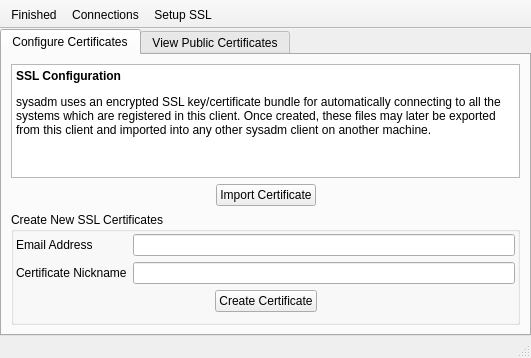
<?xml version="1.0" encoding="UTF-8"?>
<ui version="4.0">
 <class>C_Manager</class>
 <widget class="QMainWindow" name="C_Manager">
  <property name="geometry">
   <rect>
    <x>0</x>
    <y>0</y>
    <width>531</width>
    <height>358</height>
   </rect>
  </property>
  <property name="minimumSize">
   <size>
    <width>300</width>
    <height>300</height>
   </size>
  </property>
  <property name="windowTitle">
   <string>SysAdm: Connections</string>
  </property>
  <property name="windowIcon">
   <iconset resource="../icons/icons.qrc">
    <normaloff>:/icons/black/globe.svg</normaloff>:/icons/black/globe.svg</iconset>
  </property>
  <widget class="QWidget" name="centralwidget">
   <layout class="QVBoxLayout" name="verticalLayout">
    <property name="leftMargin">
     <number>0</number>
    </property>
    <property name="topMargin">
     <number>0</number>
    </property>
    <property name="rightMargin">
     <number>0</number>
    </property>
    <property name="bottomMargin">
     <number>0</number>
    </property>
    <item>
     <widget class="QStackedWidget" name="stackedWidget">
      <property name="currentIndex">
       <number>1</number>
      </property>
      <widget class="QWidget" name="page_connections">
       <layout class="QGridLayout" name="gridLayout">
        <property name="leftMargin">
         <number>2</number>
        </property>
        <property name="topMargin">
         <number>2</number>
        </property>
        <property name="rightMargin">
         <number>2</number>
        </property>
        <property name="bottomMargin">
         <number>0</number>
        </property>
        <item row="0" column="0">
         <widget class="QTreeWidget" name="tree_conn">
          <property name="dragDropMode">
           <enum>QAbstractItemView::InternalMove</enum>
          </property>
          <property name="selectionBehavior">
           <enum>QAbstractItemView::SelectItems</enum>
          </property>
          <property name="animated">
           <bool>true</bool>
          </property>
          <property name="allColumnsShowFocus">
           <bool>false</bool>
          </property>
          <property name="headerHidden">
           <bool>true</bool>
          </property>
          <column>
           <property name="text">
            <string notr="true">1</string>
           </property>
          </column>
         </widget>
        </item>
        <item row="0" column="1">
         <layout class="QVBoxLayout" name="verticalLayout_2">
          <item>
           <widget class="QPushButton" name="push_group_add">
            <property name="text">
             <string>Add Group</string>
            </property>
            <property name="icon">
             <iconset resource="../icons/icons.qrc">
              <normaloff>:/icons/black/arrow-right-fancy-double.svg</normaloff>:/icons/black/arrow-right-fancy-double.svg</iconset>
            </property>
           </widget>
          </item>
          <item>
           <widget class="QPushButton" name="push_group_rem">
            <property name="text">
             <string>Remove Group</string>
            </property>
            <property name="icon">
             <iconset resource="../icons/icons.qrc">
              <normaloff>:/icons/black/arrow-left-fancy-double.svg</normaloff>:/icons/black/arrow-left-fancy-double.svg</iconset>
            </property>
           </widget>
          </item>
          <item>
           <widget class="Line" name="line">
            <property name="orientation">
             <enum>Qt::Horizontal</enum>
            </property>
           </widget>
          </item>
          <item>
           <widget class="QPushButton" name="push_conn_add">
            <property name="text">
             <string>Add Connection</string>
            </property>
            <property name="icon">
             <iconset resource="../icons/icons.qrc">
              <normaloff>:/icons/black/plus-circled.svg</normaloff>:/icons/black/plus-circled.svg</iconset>
            </property>
           </widget>
          </item>
          <item>
           <widget class="QPushButton" name="push_conn_rem">
            <property name="text">
             <string>Remove Connection</string>
            </property>
            <property name="icon">
             <iconset resource="../icons/icons.qrc">
              <normaloff>:/icons/black/minus-circled.svg</normaloff>:/icons/black/minus-circled.svg</iconset>
            </property>
           </widget>
          </item>
          <item>
           <widget class="QPushButton" name="push_conn_reset">
            <property name="text">
             <string>Reset Settings</string>
            </property>
            <property name="icon">
             <iconset resource="../icons/icons.qrc">
              <normaloff>:/icons/black/sync-circled.svg</normaloff>:/icons/black/sync-circled.svg</iconset>
            </property>
           </widget>
          </item>
          <item>
           <widget class="Line" name="line_2">
            <property name="orientation">
             <enum>Qt::Horizontal</enum>
            </property>
           </widget>
          </item>
          <item>
           <widget class="QPushButton" name="push_rename">
            <property name="text">
             <string>Rename Selection</string>
            </property>
            <property name="icon">
             <iconset resource="../icons/icons.qrc">
              <normaloff>:/icons/black/italic.svg</normaloff>:/icons/black/italic.svg</iconset>
            </property>
           </widget>
          </item>
          <item>
           <spacer name="verticalSpacer">
            <property name="orientation">
             <enum>Qt::Vertical</enum>
            </property>
            <property name="sizeHint" stdset="0">
             <size>
              <width>20</width>
              <height>0</height>
             </size>
            </property>
           </spacer>
          </item>
          <item>
           <widget class="QPushButton" name="push_conn_export">
            <property name="text">
             <string>Export Connections</string>
            </property>
            <property name="icon">
             <iconset resource="../icons/icons.qrc">
              <normaloff>:/icons/black/upload.svg</normaloff>:/icons/black/upload.svg</iconset>
            </property>
           </widget>
          </item>
         </layout>
        </item>
       </layout>
      </widget>
      <widget class="QWidget" name="page_ssl">
       <layout class="QVBoxLayout" name="verticalLayout_3">
        <property name="leftMargin">
         <number>0</number>
        </property>
        <property name="topMargin">
         <number>0</number>
        </property>
        <property name="rightMargin">
         <number>0</number>
        </property>
        <property name="bottomMargin">
         <number>0</number>
        </property>
        <item>
         <widget class="QTabWidget" name="tabwidget_ssl_settings">
          <property name="currentIndex">
           <number>0</number>
          </property>
          <widget class="QWidget" name="tab_config">
           <attribute name="icon">
            <iconset resource="../icons/icons.qrc">
             <normaloff>:/icons/black/key.svg</normaloff>:/icons/black/key.svg</iconset>
           </attribute>
           <attribute name="title">
            <string>Configure Certificates</string>
           </attribute>
           <layout class="QVBoxLayout" name="verticalLayout_4">
            <item>
             <widget class="QTextEdit" name="textEdit">
              <property name="sizePolicy">
               <sizepolicy hsizetype="Expanding" vsizetype="Preferred">
                <horstretch>0</horstretch>
                <verstretch>0</verstretch>
               </sizepolicy>
              </property>
              <property name="sizeAdjustPolicy">
               <enum>QAbstractScrollArea::AdjustToContents</enum>
              </property>
              <property name="undoRedoEnabled">
               <bool>false</bool>
              </property>
              <property name="readOnly">
               <bool>true</bool>
              </property>
              <property name="html">
               <string>&lt;!DOCTYPE HTML PUBLIC &quot;-//W3C//DTD HTML 4.0//EN&quot; &quot;http://www.w3.org/TR/REC-html40/strict.dtd&quot;&gt;
&lt;html&gt;&lt;head&gt;&lt;meta name=&quot;qrichtext&quot; content=&quot;1&quot; /&gt;&lt;style type=&quot;text/css&quot;&gt;
p, li { white-space: pre-wrap; }
&lt;/style&gt;&lt;/head&gt;&lt;body style=&quot; font-family:'Sans Serif'; font-size:9pt; font-weight:400; font-style:normal;&quot;&gt;
&lt;p style=&quot; margin-top:12px; margin-bottom:12px; margin-left:0px; margin-right:0px; -qt-block-indent:0; text-indent:0px;&quot;&gt;&lt;span style=&quot; font-weight:600;&quot;&gt;SSL Configuration&lt;/span&gt;&lt;/p&gt;
&lt;p style=&quot; margin-top:12px; margin-bottom:12px; margin-left:0px; margin-right:0px; -qt-block-indent:0; text-indent:0px;&quot;&gt;sysadm uses an encrypted SSL key/certificate bundle for automatically connecting to all the systems which are registered in this client. Once created, these files may later be exported from this client and imported into any other sysadm client on another machine.&lt;/p&gt;&lt;/body&gt;&lt;/html&gt;</string>
              </property>
             </widget>
            </item>
            <item>
             <layout class="QHBoxLayout" name="horizontalLayout_2">
              <item>
               <spacer name="horizontalSpacer_3">
                <property name="orientation">
                 <enum>Qt::Horizontal</enum>
                </property>
                <property name="sizeHint" stdset="0">
                 <size>
                  <width>40</width>
                  <height>20</height>
                 </size>
                </property>
               </spacer>
              </item>
              <item>
               <widget class="QPushButton" name="push_ssl_import">
                <property name="text">
                 <string>Import Certificate</string>
                </property>
                <property name="icon">
                 <iconset resource="../icons/icons.qrc">
                  <normaloff>:/icons/black/download.svg</normaloff>:/icons/black/download.svg</iconset>
                </property>
               </widget>
              </item>
              <item>
               <spacer name="horizontalSpacer_4">
                <property name="orientation">
                 <enum>Qt::Horizontal</enum>
                </property>
                <property name="sizeHint" stdset="0">
                 <size>
                  <width>40</width>
                  <height>20</height>
                 </size>
                </property>
               </spacer>
              </item>
             </layout>
            </item>
            <item>
             <widget class="QGroupBox" name="group_ssl_create">
              <property name="sizePolicy">
               <sizepolicy hsizetype="Preferred" vsizetype="Preferred">
                <horstretch>0</horstretch>
                <verstretch>0</verstretch>
               </sizepolicy>
              </property>
              <property name="font">
               <font>
                <weight>50</weight>
                <bold>false</bold>
               </font>
              </property>
              <property name="title">
               <string>Create New SSL Certificates</string>
              </property>
              <layout class="QFormLayout" name="formLayout">
               <property name="leftMargin">
                <number>2</number>
               </property>
               <property name="topMargin">
                <number>2</number>
               </property>
               <property name="rightMargin">
                <number>2</number>
               </property>
               <property name="bottomMargin">
                <number>2</number>
               </property>
               <item row="0" column="0">
                <widget class="QLabel" name="label_4">
                 <property name="text">
                  <string>Email Address</string>
                 </property>
                </widget>
               </item>
               <item row="0" column="1">
                <widget class="QLineEdit" name="line_cert_email">
                 <property name="inputMethodHints">
                  <set>Qt::ImhEmailCharactersOnly</set>
                 </property>
                 <property name="inputMask">
                  <string/>
                 </property>
                </widget>
               </item>
               <item row="1" column="0">
                <widget class="QLabel" name="label_5">
                 <property name="text">
                  <string>Certificate Nickname</string>
                 </property>
                </widget>
               </item>
               <item row="1" column="1">
                <widget class="QLineEdit" name="line_cert_nick">
                 <property name="inputMethodHints">
                  <set>Qt::ImhDigitsOnly|Qt::ImhLowercaseOnly|Qt::ImhUppercaseOnly</set>
                 </property>
                 <property name="inputMask">
                  <string/>
                 </property>
                 <property name="text">
                  <string/>
                 </property>
                </widget>
               </item>
               <item row="2" column="0" colspan="2">
                <layout class="QHBoxLayout" name="horizontalLayout">
                 <item>
                  <spacer name="horizontalSpacer">
                   <property name="orientation">
                    <enum>Qt::Horizontal</enum>
                   </property>
                   <property name="sizeHint" stdset="0">
                    <size>
                     <width>40</width>
                     <height>20</height>
                    </size>
                   </property>
                  </spacer>
                 </item>
                 <item>
                  <widget class="QPushButton" name="push_ssl_create">
                   <property name="text">
                    <string>Create Certificate</string>
                   </property>
                   <property name="icon">
                    <iconset resource="../icons/icons.qrc">
                     <normaloff>:/icons/black/case.svg</normaloff>:/icons/black/case.svg</iconset>
                   </property>
                  </widget>
                 </item>
                 <item>
                  <spacer name="horizontalSpacer_2">
                   <property name="orientation">
                    <enum>Qt::Horizontal</enum>
                   </property>
                   <property name="sizeHint" stdset="0">
                    <size>
                     <width>40</width>
                     <height>20</height>
                    </size>
                   </property>
                  </spacer>
                 </item>
                </layout>
               </item>
              </layout>
             </widget>
            </item>
           </layout>
          </widget>
          <widget class="QWidget" name="tab_view">
           <attribute name="icon">
            <iconset resource="../icons/icons.qrc">
             <normaloff>:/icons/black/glasses.svg</normaloff>:/icons/black/glasses.svg</iconset>
           </attribute>
           <attribute name="title">
            <string>View Public Certificates</string>
           </attribute>
           <layout class="QVBoxLayout" name="verticalLayout_5">
            <item>
             <layout class="QHBoxLayout" name="horizontalLayout_3">
              <item>
               <widget class="QRadioButton" name="radio_ssl_server">
                <property name="text">
                 <string>Server Certificate</string>
                </property>
                <property name="checked">
                 <bool>true</bool>
                </property>
               </widget>
              </item>
              <item>
               <widget class="QRadioButton" name="radio_ssl_bridge">
                <property name="text">
                 <string>Bridge Certificate</string>
                </property>
               </widget>
              </item>
              <item>
               <spacer name="horizontalSpacer_5">
                <property name="orientation">
                 <enum>Qt::Horizontal</enum>
                </property>
                <property name="sizeHint" stdset="0">
                 <size>
                  <width>40</width>
                  <height>20</height>
                 </size>
                </property>
               </spacer>
              </item>
              <item>
               <widget class="QPushButton" name="push_ssl_cert_to_file">
                <property name="text">
                 <string>Save to File</string>
                </property>
                <property name="icon">
                 <iconset resource="../icons/icons.qrc">
                  <normaloff>:/icons/black/inbox-download.svg</normaloff>:/icons/black/inbox-download.svg</iconset>
                </property>
               </widget>
              </item>
             </layout>
            </item>
            <item>
             <widget class="QPlainTextEdit" name="text_ssl_view">
              <property name="readOnly">
               <bool>true</bool>
              </property>
              <property name="textInteractionFlags">
               <set>Qt::LinksAccessibleByMouse|Qt::TextSelectableByMouse</set>
              </property>
             </widget>
            </item>
           </layout>
          </widget>
         </widget>
        </item>
       </layout>
      </widget>
     </widget>
    </item>
   </layout>
  </widget>
  <widget class="QStatusBar" name="statusbar"/>
  <widget class="QToolBar" name="toolBar">
   <property name="contextMenuPolicy">
    <enum>Qt::CustomContextMenu</enum>
   </property>
   <property name="windowTitle">
    <string>toolBar</string>
   </property>
   <property name="movable">
    <bool>false</bool>
   </property>
   <property name="toolButtonStyle">
    <enum>Qt::ToolButtonTextBesideIcon</enum>
   </property>
   <property name="floatable">
    <bool>false</bool>
   </property>
   <attribute name="toolBarArea">
    <enum>TopToolBarArea</enum>
   </attribute>
   <attribute name="toolBarBreak">
    <bool>false</bool>
   </attribute>
   <addaction name="actionFinished"/>
   <addaction name="actionView_Connections"/>
   <addaction name="actionSetup_SSL"/>
  </widget>
  <action name="actionView_Connections">
   <property name="checkable">
    <bool>true</bool>
   </property>
   <property name="icon">
    <iconset resource="../icons/icons.qrc">
     <normaloff>:/icons/black/globe.svg</normaloff>:/icons/black/globe.svg</iconset>
   </property>
   <property name="text">
    <string>Connections</string>
   </property>
   <property name="toolTip">
    <string>View Connections</string>
   </property>
   <property name="statusTip">
    <string>View Connections</string>
   </property>
  </action>
  <action name="actionSetup_SSL">
   <property name="checkable">
    <bool>true</bool>
   </property>
   <property name="icon">
    <iconset resource="../icons/icons.qrc">
     <normaloff>:/icons/black/lock.svg</normaloff>:/icons/black/lock.svg</iconset>
   </property>
   <property name="text">
    <string>Setup SSL</string>
   </property>
   <property name="iconText">
    <string>Setup SSL</string>
   </property>
   <property name="toolTip">
    <string>Setup SSL</string>
   </property>
   <property name="statusTip">
    <string>Setup SSL</string>
   </property>
  </action>
  <action name="actionFinished">
   <property name="icon">
    <iconset resource="../icons/icons.qrc">
     <normaloff>:/icons/black/off.svg</normaloff>:/icons/black/off.svg</iconset>
   </property>
   <property name="text">
    <string>Finished</string>
   </property>
  </action>
 </widget>
 <resources>
  <include location="../icons/icons.qrc"/>
 </resources>
 <connections/>
</ui>
